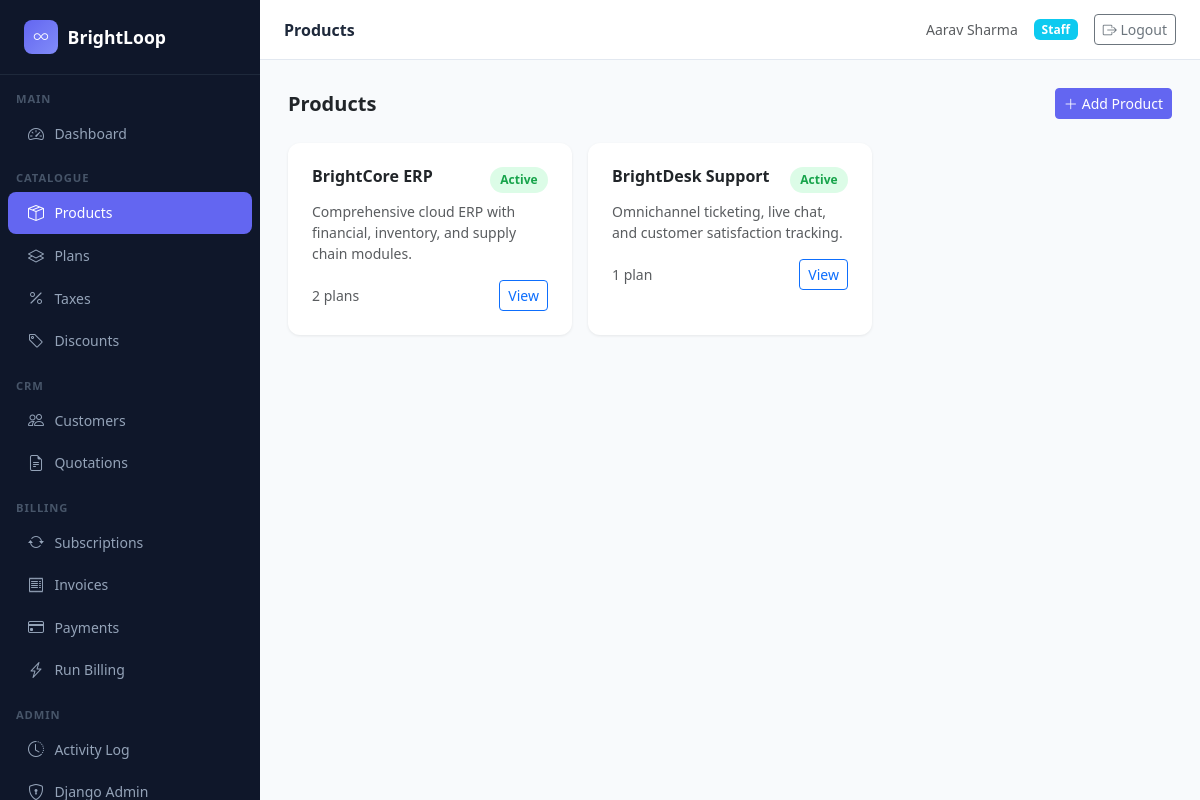
The page /products/ (signed in) on the database its author committed.
### products/models.py (models this page shows, shortened)
class Product(models.Model):
    name = models.CharField(max_length=200)
    product_type = models.CharField(
        max_length=100,
        blank=True
    )
    sales_price = models.DecimalField(
        max_digits=10,
        decimal_places=2,
        default=Decimal('0.00'),
        validators=[MinValueValidator(Decimal('0.00'))]
    )
    cost_price = models.DecimalField(
        max_digits=10,
        decimal_places=2,
        default=Decimal('0.00'),
        validators=[MinValueValidator(Decimal('0.00'))]
    )
    description = models.TextField(
        blank=True,
        verbose_name="Notes"
    )
    is_active = models.BooleanField(default=True)
    created_at = models.DateTimeField(auto_now_add=True)
    updated_at = models.DateTimeField(auto_now=True)
    class Meta:
        ordering = ['name']

### products/views.py (the view)
# urls.py: path('', views.product_list, name='product_list'),
@login_required
def product_list(request):
    products = Product.objects.prefetch_related('plans').all()
    return render(request, 'products/product_list.html', {'products': products})

### templates/products/product_list.html (shortened to what this page needs)
{% extends "base.html" %}
{% block page_title %}Products{% endblock %}
{% block content %}
<div class="d-flex justify-content-between align-items-center mb-4">
  <h5 class="fw-semibold mb-0">Products</h5>
  {% if user.is_staff or user.is_superuser %}
  <a href="{% url 'products:product_create' %}" class="btn btn-primary btn-sm"><i class="bi bi-plus-lg me-1"></i>Add Product</a>
  {% endif %}
</div>
<div class="row g-3">
  {% for product in products %}
  <div class="col-md-4">
    <div class="stat-card h-100">
      <div class="d-flex justify-content-between align-items-start mb-2">
        <h6 class="fw-semibold mb-0">{{ product.name }}</h6>
        {% if product.is_active %}<span class="status-badge badge-active">Active</span>{% else %}<span class="status-badge badge-cancelled">Inactive</span>{% endif %}
      </div>
      <p class="text-muted small mb-3">{{ product.description|default:"No description"|truncatechars:80 }}</p>
      <div class="d-flex justify-content-between align-items-center">
        <span class="text-muted small">{{ product.plans.count }} plan{{ product.plans.count|pluralize }}</span>
        <a href="{% url 'products:product_detail' product.pk %}" class="btn btn-sm btn-outline-primary">View</a>
      </div>
    </div>
  </div>
  {% empty %}
  <div class="col-12 text-center text-muted py-5">No products yet. <a href="{% url 'products:product_create' %}">Create one</a>.</div>
  {% endfor %}
</div>
{% endblock %}

### templates/base.html (shortened to what this page needs)
<!DOCTYPE html>
<html lang="en" data-bs-theme="light">
<head>
  <link href="https://cdn.jsdelivr.net/npm/bootstrap@5.3.3/dist/css/bootstrap.min.css" rel="stylesheet">
  <link href="https://cdn.jsdelivr.net/npm/bootstrap-icons@1.11.3/font/bootstrap-icons.min.css" rel="stylesheet">
</head>
<body>
{% if user.is_authenticated %}
<nav class="sidebar">
  <a class="sidebar-brand" href="{% url 'dashboard:index' %}">
    <div class="logo-circle"><i class="bi bi-infinity"></i></div>
    BrightLoop
  </a>
  <div class="pt-2">
    <div class="sidebar-section">Main</div>
    <a href="{% url 'dashboard:index' %}" class="nav-link {% if request.resolver_match.app_name == 'dashboard' %}active{% endif %}">
      <i class="bi bi-speedometer2"></i> Dashboard
    </a>
    {% if user.is_staff or user.is_superuser %}
    <div class="sidebar-section mt-2">Catalogue</div>
    <a href="{% url 'products:product_list' %}" class="nav-link {% if request.resolver_match.app_name == 'products' and 'plan' not in request.path and 'tax' not in request.path and 'discount' not in request.path %}active{% endif %}">
      <i class="bi bi-box-seam"></i> Products
    </a>
    <a href="{% url 'products:plan_list' %}" class="nav-link {% if 'plans' in request.path %}active{% endif %}">
      <i class="bi bi-layers"></i> Plans
    </a>
    <a href="{% url 'products:tax_list' %}" class="nav-link {% if 'taxes' in request.path %}active{% endif %}">
      <i class="bi bi-percent"></i> Taxes
    </a>
    <a href="{% url 'products:discount_list' %}" class="nav-link {% if 'discounts' in request.path %}active{% endif %}">
      <i class="bi bi-tag"></i> Discounts
    </a>
    <div class="sidebar-section mt-2">CRM</div>
    <a href="{% url 'accounts:customer_list' %}" class="nav-link {% if request.resolver_match.app_name == 'accounts' %}active{% endif %}">
      <i class="bi bi-people"></i> Customers
    </a>
    <a href="{% url 'quotations:quotation_list' %}" class="nav-link {% if request.resolver_match.app_name == 'quotations' %}active{% endif %}">
      <i class="bi bi-file-earmark-text"></i> Quotations
    </a>
    <div class="sidebar-section mt-2">Billing</div>
    <a href="{% url 'subscriptions:subscription_list' %}" class="nav-link {% if request.resolver_match.app_name == 'subscriptions' %}active{% endif %}">
      <i class="bi bi-arrow-repeat"></i> Subscriptions
    </a>
    <a href="{% url 'billing:invoice_list' %}" class="nav-link {% if 'invoices' in request.path %}active{% endif %}">
      <i class="bi bi-receipt"></i> Invoices
    </a>
    <a href="{% url 'billing:payment_list' %}" class="nav-link {% if 'payments' in request.path %}active{% endif %}">
      <i class="bi bi-credit-card"></i> Payments
    </a>
    <a href="{% url 'billing:run_billing' %}" class="nav-link {% if 'run-billing' in request.path %}active{% endif %}">
      <i class="bi bi-lightning-charge"></i> Run Billing
    </a>
    <div class="sidebar-section mt-2">Admin</div>
    <a href="{% url 'accounts:activity_log' %}" class="nav-link {% if 'activity' in request.path %}active{% endif %}">
      <i class="bi bi-clock-history"></i> Activity Log
    </a>
    <a href="/admin/" class="nav-link">
      <i class="bi bi-shield-lock"></i> Django Admin
    </a>
    {% endif %}
  </div>
</nav>
<div class="main-wrapper">
  <div class="topbar">
    <span class="page-title">{% block page_title %}BrightLoop{% endblock %}</span>
    <div class="d-flex align-items-center gap-3">
      <span class="text-muted small">{{ user.get_full_name|default:user.username }}</span>
      {% if user.is_superuser %}
        <span class="badge bg-danger">Admin</span>
      {% elif user.is_staff %}
        <span class="badge bg-info">Staff</span>
      {% else %}
        <span class="badge bg-secondary">Customer</span>
      {% endif %}
      <form method="post" action="{% url 'accounts:logout' %}" class="d-inline mb-0">
        <button type="submit" class="btn btn-sm btn-outline-secondary">
          <i class="bi bi-box-arrow-right"></i> Logout
        </button>
      </form>
    </div>
  </div>
  <div class="content-area">
    {% block content %}{% endblock %}
  </div>
</div>
{% else %}
  {% block auth_content %}{% endblock %}
{% endif %}
</body>
</html>

### templates/base.html (style rules this page uses)
:root { --sidebar-bg: #0f172a; --sidebar-text: #94a3b8; --sidebar-active: #6366f1; --sidebar-hover: #1e293b; --sidebar-width: 260px; --topbar-height: 60px; }
body { background: #f8fafc; font-family: 'Segoe UI', system-ui, sans-serif; }
.sidebar { position: fixed; top: 0; left: 0; bottom: 0; width: var(--sidebar-width); background: var(--sidebar-bg); z-index: 1000; overflow-y: auto; transition: transform .3s; }
.sidebar-brand { padding: 1.25rem 1.5rem; border-bottom: 1px solid #1e293b; color: #fff; font-size: 1.1rem; font-weight: 700; display: flex; align-items: center; gap: .6rem; text-decoration: none; }
.sidebar-brand .logo-circle { width: 34px; height: 34px; border-radius: 8px; background: linear-gradient(135deg, #6366f1, #818cf8); display: flex; align-items: center; justify-content: center; font-size: .9rem; color: #fff; }
.sidebar-section { padding: .5rem 1rem .25rem; font-size: .7rem; font-weight: 600; color: #475569; text-transform: uppercase; letter-spacing: .08em; }
.sidebar .nav-link { color: var(--sidebar-text); padding: .55rem 1.25rem; border-radius: 8px; margin: 1px 8px; display: flex; align-items: center; gap: .65rem; font-size: .875rem; transition: all .15s; }
.sidebar .nav-link.active { background: var(--sidebar-active); color: #fff; }
.sidebar .nav-link .bi { font-size: 1rem; }
.main-wrapper { margin-left: var(--sidebar-width); min-height: 100vh; display: flex; flex-direction: column; }
.topbar { height: var(--topbar-height); background: #fff; border-bottom: 1px solid #e2e8f0; display: flex; align-items: center; justify-content: space-between; padding: 0 1.5rem; position: sticky; top: 0; z-index: 100; }
.topbar .page-title { font-size: 1rem; font-weight: 600; color: #1e293b; }
.content-area { padding: 1.75rem; flex: 1; }
.stat-card { border: none; border-radius: 12px; padding: 1.5rem; background: #fff; box-shadow: 0 1px 3px rgba(0,0,0,.08); }
.badge-active { background: #dcfce7; color: #16a34a; }
.status-badge { display: inline-flex; align-items: center; gap: .3rem; padding: .25rem .65rem; border-radius: 999px; font-size: .75rem; font-weight: 600; }
.btn-primary { background: #6366f1; border-color: #6366f1; }

### rows shown on the page
Product: name "BrightCore ERP", is_active "Active", description "Comprehensive cloud ERP with financial, inventory, and supply chain modules.", plans.count "2"
Product: name "BrightDesk Support", is_active "Active", description "Omnichannel ticketing, live chat, and customer satisfaction tracking.", plans.count "1"

### other values the page prints
{{ user.get_full_name|default:user.username }} "Aarav Sharma"
